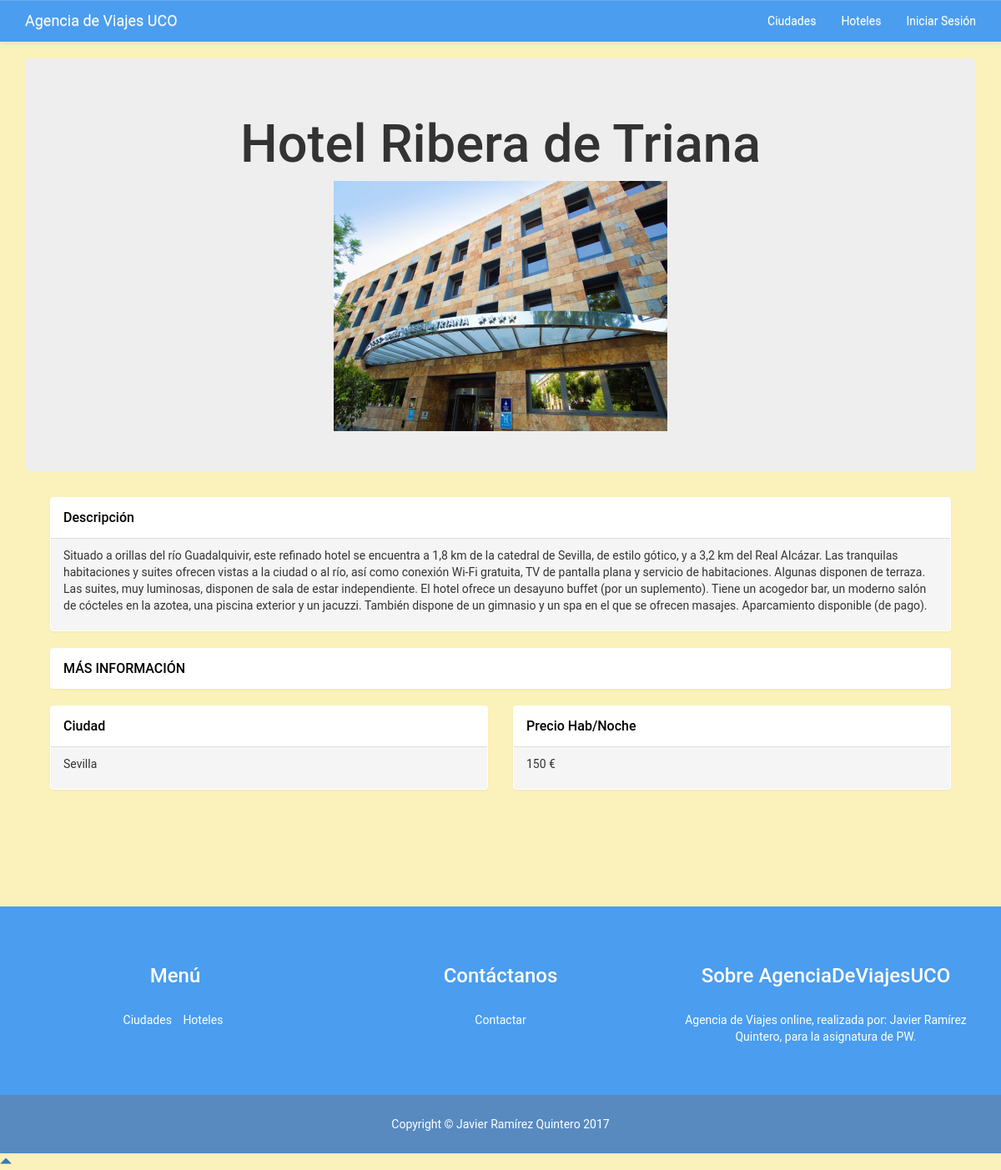
Page /hoteles/1/ on the committed database.
### Gestion_Agencia/models.py (models this page shows, shortened)
class Hotel(models.Model):
	nombre = models.CharField(max_length=200) #Nombre del Hotel
	ciudad = models.ForeignKey(Ciudad) #Relaciona Hotel con una Ciudad
	imagen = models.ImageField(upload_to='imagenes') #Imagen del Hotel
	descripcion = models.TextField() #Descripcion del Hotel
	valor = models.IntegerField(default = 0) #Valor de la habitacion del Hotel

class Ciudad(models.Model):
	nombre = models.CharField(max_length=200) #Nombre de las ciudades a elegir
	imagen = models.ImageField(upload_to='imagenes') #Imagen de la ciudad
	descripcion = models.TextField() #Descripcion de la ciudad
	valor_Ciudad = models.IntegerField(default = 0) #Indica el valor del paquete elegido
	def __str__(self):
		return self.nombre
		return self.imagen

### Gestion_Agencia/views.py (the view)
# urls.py: url(r'^hoteles/(?P<hotel_id>[0-9]+)/$', views.hotel, name='hotel'), #Pagina de un hotel
def hotel(request, hotel_id):
	listaHoteles = Hotel.objects.all()
	datosHotel = Hotel.objects.get(pk=hotel_id)
	template = loader.get_template('Gestion_Agencia/hotel.html')
	context = {
		'datosHotel': datosHotel,
	}
	return HttpResponse(template.render(context, request))

### Gestion_Agencia/templates/Gestion_Agencia/hotel.html (shortened to what this page needs)
{% extends "base.html" %}
  {% block Titulo %}
    {{datosHotel.nombre}}
  {% endblock %}
  {% block Imagen %}
    <img src="{{datosHotel.imagen.url}}" width="400px" height="300px" />
  {% endblock %}
  {% block Contenido %}
    <div class="col-md-12">
        <div class="panel">
            <div class="panel-body" style="color: #FFFFFF;">
                <h3 class="panel-title" style="color:black;">Descripción</h3>
            </div>
            <div class="panel-footer">
                <p>{{datosHotel.descripcion}}</p>
            </div>
        </div>
    </div>
    <div class="col-md-12">
        <div class="panel">
            <div div class="panel-body" style="color: #FFFFFF;">
                <h3 class="panel-title" style="color:black;">MÁS INFORMACIÓN</h3>
            </div>
        </div>
    </div>
	<div class="col-md-6">
        <div class="panel">
            <div class="panel-body" style="color: #FFFFFF;">
                <h3 class="panel-title" style="color:black;">Ciudad</h3>
            </div>
            <div class="panel-footer">
                <p>{{datosHotel.ciudad}}</p>
            </div>
        </div>
    </div>
	<div class="col-md-6">
        <div class="panel">
            <div class="panel-body" style="color: #FFFFFF;">
                <h3 class="panel-title" style="color:black;">Precio Hab/Noche</h3>
            </div>
            <div class="panel-footer">
                <p>{{datosHotel.valor}} €
				<br/>
				</p>
            </div>
        </div>
    </div>
{% endblock %}

### Gestion_Agencia/static/Gestion_Agencia/style.css (style rules this page uses)
html, body { font-family: 'Roboto', sans-serif; height: 100%; }
body { background-color: #FBF1BA; }

### rows in the picture
Hotel: nombre "Hotel Ribera de Triana", imagen (picture), descripcion "Situado a orillas del río Guadalquivir, este refinado hotel se encuentra a 1,8 km de la catedral de Sevilla, de estilo gótico, y a 3,2 km del Real Alcázar. Las tranquilas habitaciones y suites ofrecen vistas a la ciudad o al río, así como conexión Wi-Fi gratuita, TV de pantalla plana y servicio de habitaciones. Algunas disponen de terraza. Las suites, muy luminosas, disponen de sala de estar independiente. El hotel ofrece un desayuno buffet (por un suplemento). Tiene un acogedor bar, un moderno salón de cócteles en la azotea, una piscina exterior y un jacuzzi. También dispone de un gimnasio y un spa en el que se ofrecen masajes. Aparcamiento disponible (de pago).", ciudad "Sevilla", valor "150"
